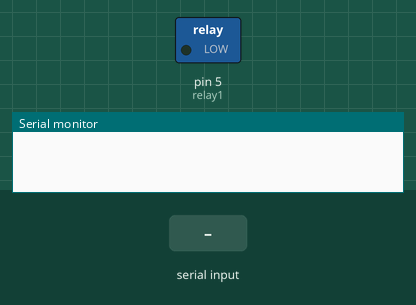
A sketch run on a simulated Arduino Uno, built with avr-gcc and run on an emulated ATmega328P. Parts: switched loads named in the sketch (green lamp = pin HIGH), the last lines printed to the serial monitor. The test bench sets the inputs (shaded band).

Above: at 1.2 s.
1.3 s: "1 ON" received over Serial
At 2.3 s:
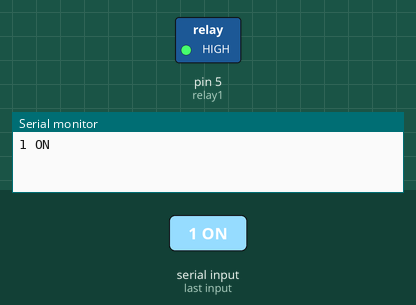
2.8 s: "1 OFF" received over Serial
At 3.5 s:
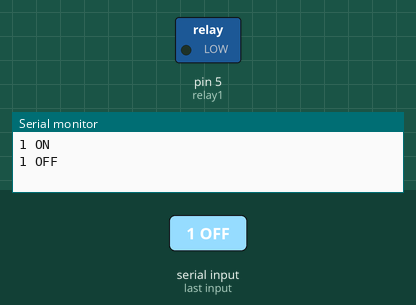
Timing chart, 0 to 5.8 s (numbered marks = the images above; inputs shaded):
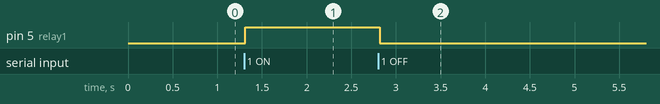

The sketch:

Relaycontrol.ino
```cpp
int relay1 = 5;
String readString;
void setup() {
  Serial.begin(9600);
  pinMode(relay1, OUTPUT);
 }
void loop() {
  while (Serial.available()) {
    delay(3);
    char c = Serial.read();
    readString += c;
  }

  if (readString.length() >0) {
    Serial.println(readString);
    if (readString == "1 ON")
    {
      digitalWrite(relay1, HIGH);
    }
    if (readString == "1 OFF")
    {
      digitalWrite(relay1, LOW);
    }

   readString="";
  }
}
```

Measured:
- after the input at 1.3 s, pin 5 (relay1): LOW → HIGH at once
- after the input at 2.8 s, pin 5 (relay1): HIGH → LOW at once
